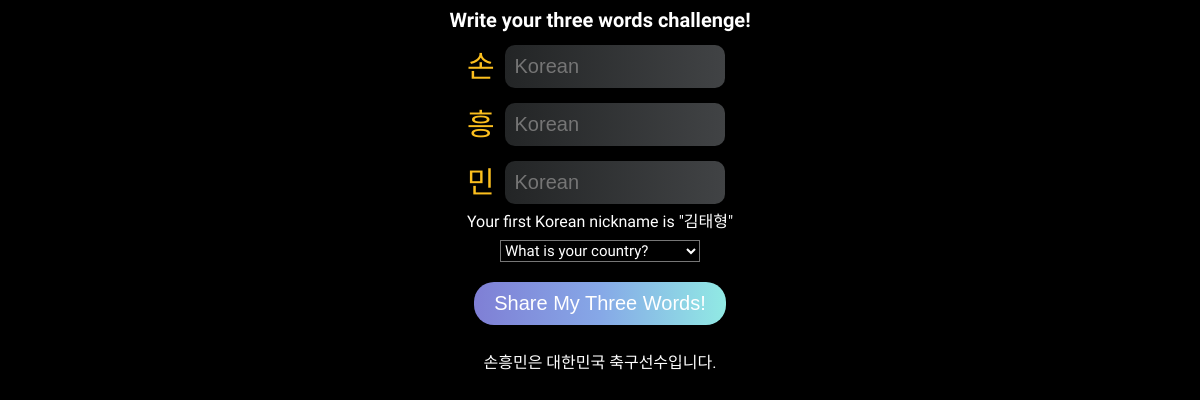
Page /gocreate on the earlier database version.
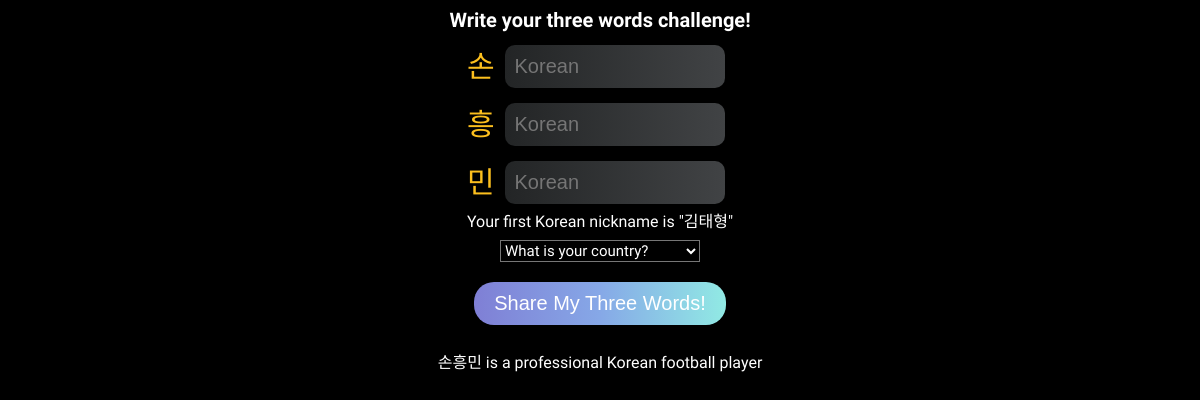
Same page on the later database version.
### main/models.py (models this page shows, shortened)
class Keyword(models.Model):
    objects = models.Manager()
    name = models.CharField(max_length=50)
    translation = models.CharField(max_length=50)
    pronunciation = models.CharField(max_length=50)
    explanation = models.CharField(max_length=100)
    sum_of_like = models.IntegerField(default=0)
    is_show = models.BooleanField(verbose_name="오늘 표시할 것인가", null=False, default=False)
    release_date = models.DateTimeField()
    first_nation = models.CharField(max_length=50)
    second_nation = models.CharField(max_length=50)
    third_nation = models.CharField(max_length=50)

### main/views.py (the view)
# urls.py: path('gocreate', views.go_create, name="go_create"),
def go_create(request):
    global current_keyword
    global current_pk
    global my_first_name
    my_first_name = generate_name(korean_name)
    first = current_keyword[0]
    second = current_keyword[1]
    third = current_keyword[2]
    obj = Keyword.objects.get(pk=current_pk)
    exp = obj.explanation
    nation = Nation.objects.all()
    context = {
        'keyword' : current_keyword,
        'first' : first,
        'second' : second,
        'third' : third,
        'exp' : exp,
        'nation' : nation,
        'my_first_name' : my_first_name,
    }
    return render(request, 'write.html', context)

### main/views.py (called while the page is built)
def generate_name(korean_name):
    return random.choice(korean_name)

### main/templates/write.html (shortened to what this page needs)
{% load static %}
<!DOCTYPE html>
<html lang="en">
  <head>
    <link rel="stylesheet" href="{% static 'style.css' %}" />
    <link
      rel="stylesheet"
      href="https://use.fontawesome.com/releases/v5.7.2/css/all.css"
    />
  </head>
  <body>
    <div class="pre__title">Write your three words challenge!</div>
    <form action="{% url 'create' %}" method="POST">
      <p class="write__text__column">
        <span class="write__prompt">{{first}}</span>
        <input class="korean" name="first" id="first" placeholder="Korean" />
      </p>
      <p class="write__text__column">
        <span class="write__prompt">{{second}}</span>
        <input class="korean" name="second" id="second" placeholder="Korean" />
      </p>
      <p class="write__text__column">
        <span class="write__prompt">{{third}}</span>
        <input class="korean" name="third" id="third" placeholder="Korean" />
      </p>
      <div class="prompt__info">
        Your first Korean nickname is "{{my_first_name}}"
      </div>
      <select name="nation" id="nation">
        <option value="">What is your country?</option>
      </select>
      <p>
        <input type="submit" value="Share My Three Words!" class="submit" />
      </p>
    </form>
    <div class="prompt__info">{{exp}}</div>
  </body>
</html>

Differences in the rows shown:
removed Keyword: explanation "손흥민은 대한민국 축구선수입니다."
added Keyword: explanation "손흥민 is a professional Korean football player"
